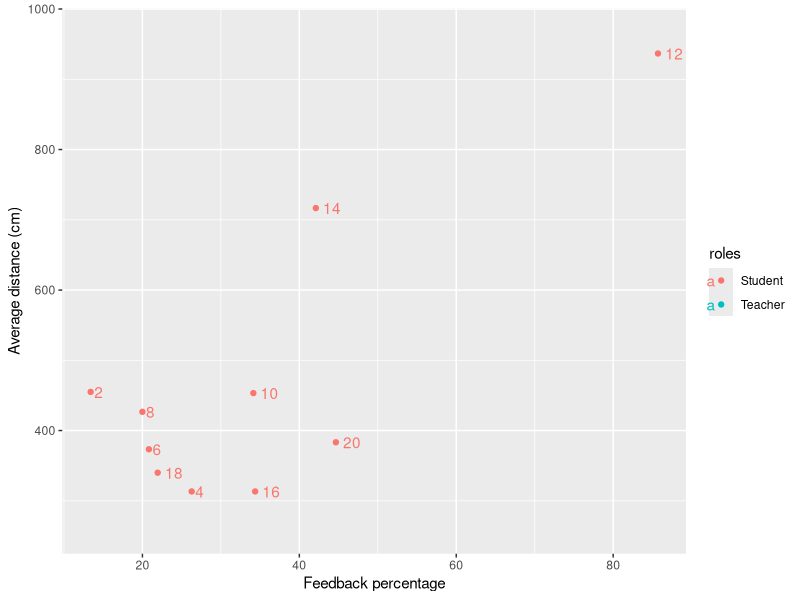
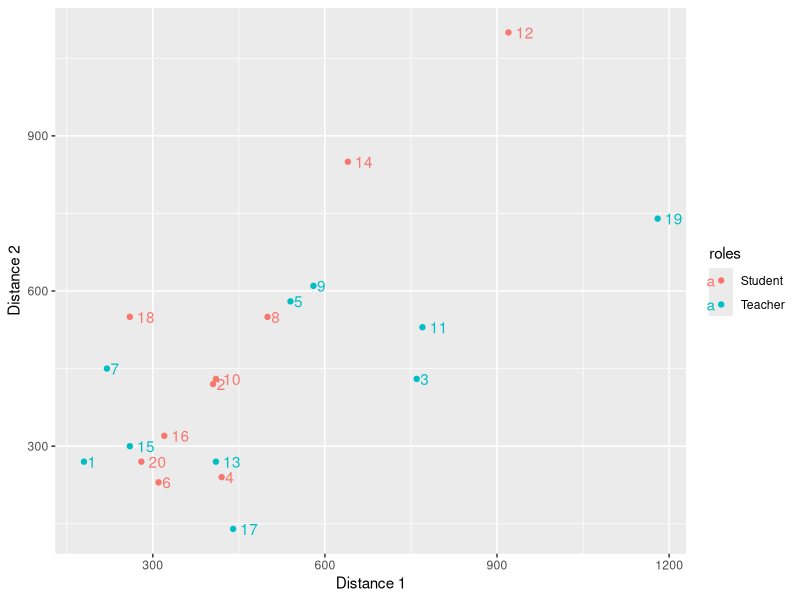

These figures' R source, in order:
## ---- chunk 1
knitr::opts_chunk$set(echo = TRUE)
## ---- chunk 2
library(dplyr)
library(ggplot2)
library(ggthemes) # if using themes
## ---- chunk 3
coordination<-read.table(file="coordination.csv", header=TRUE, sep=";",dec=",") 
## ---- chunk 4
str(coordination)
## ---- chunk 5
ggplot(coordination, aes(feedback_percentage, average_distance, colour=roles,label=rownames(coordination))) + geom_point() + labs(y = "Average distance (cm)", x = "Feedback percentage")+  geom_text(hjust = -0.4) 
## ---- chunk 6
ggplot(coordination, aes(distance1, distance2, colour=roles,label=rownames(coordination))) + geom_point() + labs(y = "Distance 2", x = "Distance 1")+  geom_text(hjust = -0.4)

